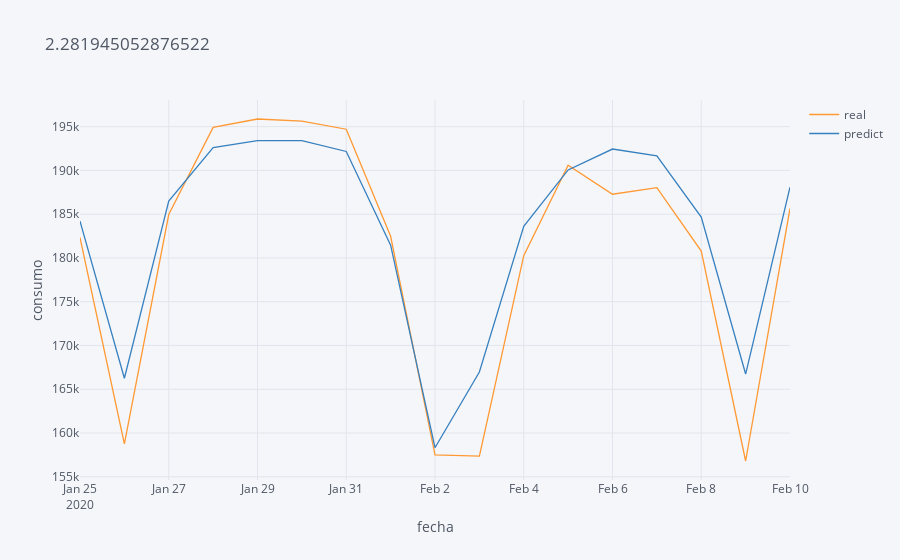

The cell this chart's notebook holds for it:
### Code cell
ba = reg(365, "forecasting", "Lasso")
ba[["real", "predict"]].loc["2020-01-25":"2020-02-10"].iplot(title = ba.error.mean() ,xTitle = "fecha", yTitle = "consumo") #title = ba.error.mean()

### Figure 1 — Plotly figure (JSON) as saved in the notebook; plotly's stock layout.template omitted (floating-point values rounded to 4 significant figures)
{"data": [{"line": {"color": "rgba(255, 153, 51, 1.0)", "dash": "solid", "shape": "linear", "width": 1.3}, "mode": "lines", "name": "real", "text": "", "type": "scatter", "x": ["2020-01-25", "2020-01-26", "2020-01-27", "2020-01-28", "2020-01-29", "2020-01-30", "2020-01-31", "2020-02-01", "2020-02-02", "2020-02-03", "2020-02-04", "2020-02-05", "2020-02-06", "2020-02-07", "2020-02-08", "2020-02-09", "2020-02-10"], "y": [182300.0, 158800.0, 184964, 194913, 195876, 195641, 194707, 182479, 157497, 157400.0, 180300.0, 190600.0, 187300.0, 188000.0, 180800.0, 156800.0, 185700.0]}, {"line": {"color": "rgba(55, 128, 191, 1.0)", "dash": "solid", "shape": "linear", "width": 1.3}, "mode": "lines", "name": "predict", "text": "", "type": "scatter", "x": ["2020-01-25", "2020-01-26", "2020-01-27", "2020-01-28", "2020-01-29", "2020-01-30", "2020-01-31", "2020-02-01", "2020-02-02", "2020-02-03", "2020-02-04", "2020-02-05", "2020-02-06", "2020-02-07", "2020-02-08", "2020-02-09", "2020-02-10"], "y": [184200.0, 166300.0, 186500.0, 192600.0, 193400.0, 193400.0, 192200.0, 181500.0, 158300.0, 167000.0, 183600.0, 190100.0, 192400.0, 191700.0, 184700.0, 166700.0, 188100.0]}], "layout": {"legend": {"bgcolor": "#F5F6F9", "font": {"color": "#4D5663"}}, "paper_bgcolor": "#F5F6F9", "plot_bgcolor": "#F5F6F9", "title": {"font": {"color": "#4D5663"}, "text": "2.281945052876522"}, "xaxis": {"gridcolor": "#E1E5ED", "showgrid": true, "tickfont": {"color": "#4D5663"}, "title": {"font": {"color": "#4D5663"}, "text": "fecha"}, "zerolinecolor": "#E1E5ED"}, "yaxis": {"gridcolor": "#E1E5ED", "showgrid": true, "tickfont": {"color": "#4D5663"}, "title": {"font": {"color": "#4D5663"}, "text": "consumo"}, "zerolinecolor": "#E1E5ED"}}}
